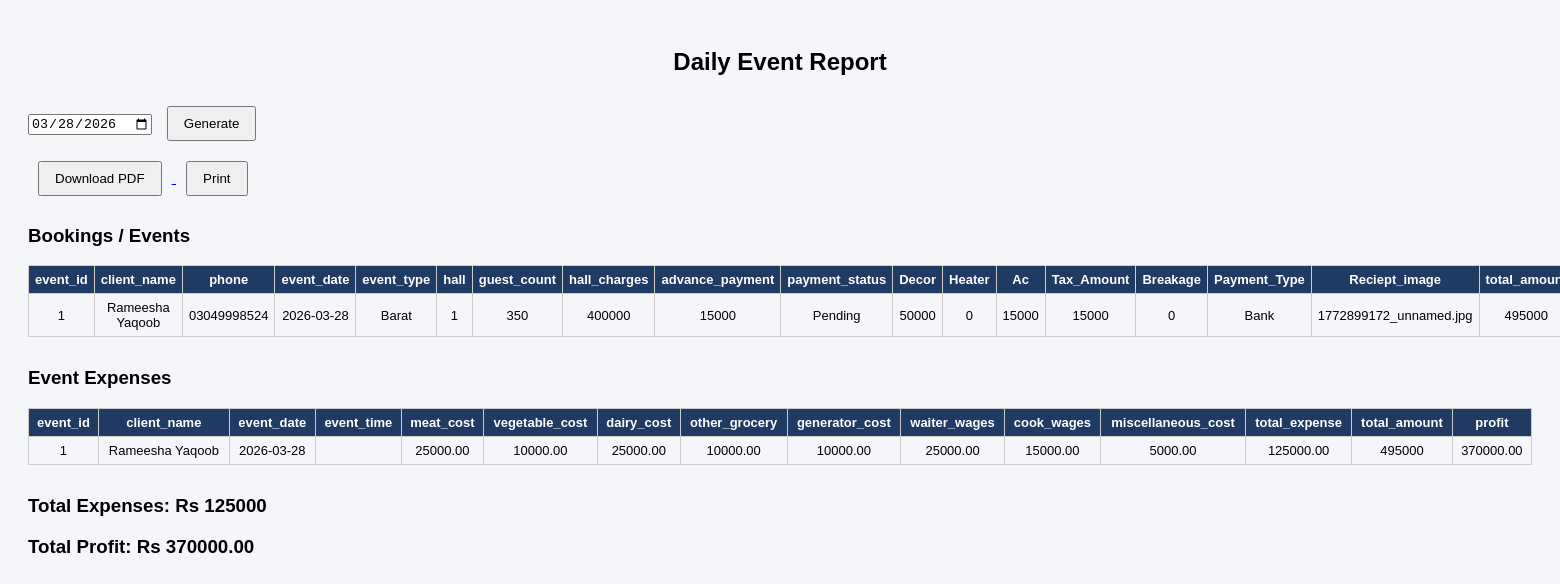
/reports/daily_report.php?date=2026-03-28, run on the app's committed database.
### tables this page shows
CREATE TABLE `bookings` (
  `event_id` int(10) UNSIGNED NOT NULL,
  `client_name` varchar(100) DEFAULT NULL,
  `phone` varchar(20) DEFAULT NULL,
  `event_date` date DEFAULT NULL,
  `event_type` varchar(50) DEFAULT NULL,
  `hall` varchar(50) DEFAULT NULL,
  `guest_count` int(11) DEFAULT NULL,
  `hall_charges` int(11) DEFAULT NULL,
  `advance_payment` int(11) DEFAULT NULL,
  `payment_status` varchar(20) DEFAULT NULL,
  `Decor` int(11) NOT NULL,
  `Heater` int(11) NOT NULL,
  `Ac` int(11) NOT NULL,
  `Tax_Amount` int(11) NOT NULL,
  `Breakage` int(11) NOT NULL,
  `Payment_Type` varchar(20) NOT NULL,
  `Reciept_image` varchar(255) NOT NULL,
  `total_amount` int(11) NOT NULL,
  `event_status` varchar(20) NOT NULL,
  `event_time` varchar(20) NOT NULL
);

CREATE TABLE `expenses` (
  `event_id` int(11) NOT NULL,
  `client_name` varchar(100) NOT NULL,
  `event_date` date NOT NULL,
  `event_time` enum('Day','Night') NOT NULL,
  `meat_cost` decimal(10,2) DEFAULT 0.00,
  `vegetable_cost` decimal(10,2) DEFAULT 0.00,
  `dairy_cost` decimal(10,2) DEFAULT 0.00,
  `other_grocery` decimal(10,2) DEFAULT 0.00,
  `generator_cost` decimal(10,2) DEFAULT 0.00,
  `waiter_wages` decimal(10,2) DEFAULT 0.00,
  `cook_wages` decimal(10,2) DEFAULT 0.00,
  `miscellaneous_cost` decimal(10,2) DEFAULT 0.00,
  `total_expense` decimal(10,2) DEFAULT NULL,
  `total_amount` int(11) NOT NULL,
  `profit` decimal(10,2) DEFAULT NULL
);

### reports/daily_report.php (the view, shortened to what this page needs)
<?php
$conn = new mysqli("localhost","root","","wedding_system");
$date = isset($_GET['date']) ? $_GET['date'] : date('Y-m-d');
$events = $conn->query("
SELECT *
FROM bookings
WHERE event_date='$date'
");
$expenses = $conn->query("
SELECT *
FROM expenses
WHERE event_date='$date'
");
$profit_query = $conn->query("
SELECT SUM(profit) as total_profit
FROM expenses
WHERE event_date='$date'
");
$profit = $profit_query->fetch_assoc()['total_profit'] ?? 0;
?>
<!DOCTYPE html>
<html>
<head>
</head>
<body>
<h2>Daily Event Report</h2>
<form method="GET">
<input type="date" name="date" value="<?php echo $date; ?>">
<button type="submit">Generate</button>
</form>
<a href="daily_report_pdf.php?date=<?php echo $date; ?>">
<button>Download PDF</button>
</a>
<button onclick="window.print()">Print</button>
<h3>Bookings / Events</h3>
<table>
<tr>
<?php
$columns = $conn->query("SHOW COLUMNS FROM bookings");
while($col = $columns->fetch_assoc()){
    echo "<th>".$col['Field']."</th>";
}
?>
</tr>
<?php
if($events->num_rows>0){
while($row=$events->fetch_assoc()){
echo "<tr>";
foreach($row as $value){
    echo "<td>".$value."</td>";
}
echo "</tr>";
}
}else{
echo "<tr><td colspan='100%'>No Events Found</td></tr>";
}
?>
</table>
<h3>Event Expenses</h3>
<table>
<tr>
<?php
$exp_columns = $conn->query("SHOW COLUMNS FROM expenses");
while($col = $exp_columns->fetch_assoc()){
    echo "<th>".$col['Field']."</th>";
}
?>
</tr>
<?php
$total_expense = 0;
if($expenses->num_rows>0){
while($row=$expenses->fetch_assoc()){
$total_expense += $row['total_expense'];
echo "<tr>";
foreach($row as $value){
    echo "<td>".$value."</td>";
}
echo "</tr>";
}
}else{
echo "<tr><td colspan='100%'>No Expense Data Found</td></tr>";
}
?>
</table>
<h3>Total Expenses: Rs <?php echo $total_expense; ?></h3>
<h3>Total Profit: Rs <?php echo $profit; ?></h3>
</body>
</html>

### reports/daily_report.php (style rules this page uses)
body { font-family:Arial; background:#f4f6f9; padding:20px; }
h2 { text-align:center; }
table { width:100%; border-collapse:collapse; margin-bottom:30px; }
th,td { border:1px solid #ccc; padding:6px; text-align:center; font-size:13px; }
th { background:#1f3a63; color:white; }
button { padding:8px 15px; margin:10px; cursor:pointer; }

### data on the page
bookings: value "1", client_name "Rameesha Yaqoob", phone "03049998524", event_date "2026-03-28", event_type "Barat", guest_count "350", hall_charges "400000", value "15000", payment_status "Pending", Decor "50000", value "0", Payment_Type "Bank", Reciept_image "1772899172_unnamed.jpg", total_amount "495000"
expenses: event_id "1", client_name "Rameesha Yaqoob", event_date "2026-03-28", value "25000.00", value "10000.00", cook_wages "15000.00", miscellaneous_cost "5000.00", total_expense "125000.00", total_amount "495000", profit "370000.00"

### other printed values
$col['Field'] "event_id"
$col['Field'] "client_name"
$col['Field'] "phone"
$col['Field'] "event_date"
$col['Field'] "event_type"
$col['Field'] "hall"
$col['Field'] "guest_count"
$col['Field'] "hall_charges"
$col['Field'] "advance_payment"
$col['Field'] "payment_status"
$col['Field'] "Decor"
$col['Field'] "Heater"
$col['Field'] "Ac"
$col['Field'] "Tax_Amount"
$col['Field'] "Breakage"
